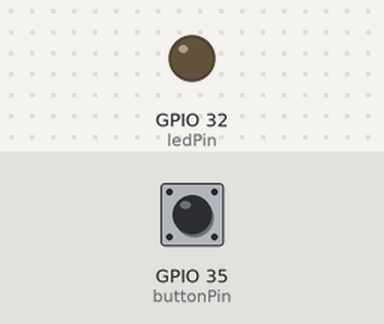
The sketch below on a simulated ESP32. Parts: output pins drawn as LEDs (lit = HIGH). The test bench sets the inputs (shaded band); at power-on: GPIO 35 (buttonPin) LOW. What the sketch prints to the serial monitor is not drawn.

Above: at 1.2 s.
1.3 s: GPIO 35 (buttonPin) pulled HIGH for 0.15 s
At 1.37 s:
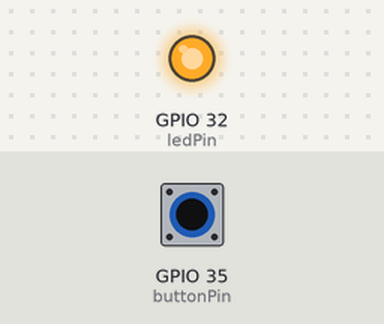
2.9 s: GPIO 35 (buttonPin) pulled HIGH for 3.2 s
At 7.5 s:
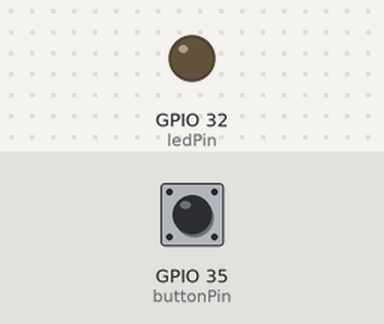
Timing chart, 0 to 9.0 s (numbered marks = the images above; inputs shaded):
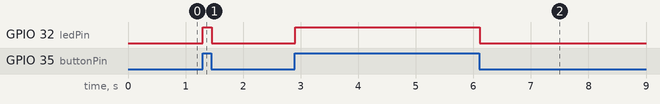

Measured:
- after the input at 1.3 s, GPIO 32 (ledPin): LOW → HIGH at once, → LOW 0.15 s later
- after the input at 2.9 s, GPIO 32 (ledPin): LOW → HIGH at once, → LOW 3.2 s later

The sketch:

ESP32-PUSH-BUTTOM-PULLDOWN.ino
```cpp
// constants won't change. They're used here to set pin numbers:
const int buttonPin = 35;     // the number of the pushbutton pin
const int ledPin =  32;      // the number of the LED pin

// variables will change:
int buttonState = 0;         // variable for reading the pushbutton status

void setup() {


Serial.begin(9600);

  // initialize the LED pin as an output:
  pinMode(ledPin, OUTPUT);
  // initialize the pushbutton pin as an input:
  pinMode(buttonPin, INPUT);
}

void loop() {
  // read the state of the pushbutton value:
  buttonState = digitalRead(buttonPin);

  Serial.print(buttonState);
  Serial.print(">");


  // check if the pushbutton is pressed. If it is, the buttonState is HIGH:
  if (buttonState == HIGH) {
    // turn LED on:
    digitalWrite(ledPin, HIGH);
  } else {
    // turn LED off:
    digitalWrite(ledPin, LOW);
  }


  delay(25);
}
```
